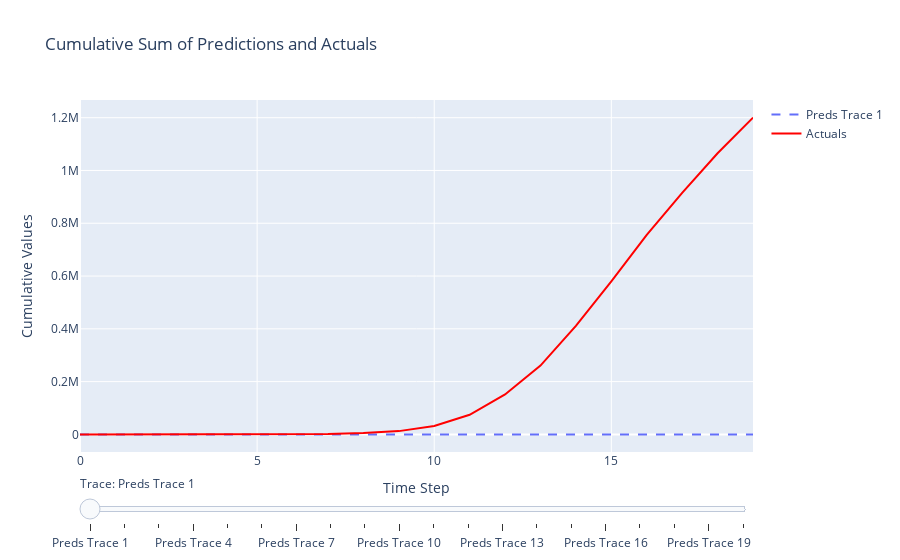

Source (notebook cell):
### Code cell
fig5.show()

### Figure 1 — Plotly figure (JSON) as saved in the notebook; plotly's stock layout.template omitted (floating-point values rounded to 4 significant figures)
{"data": [{"line": {"dash": "dash"}, "mode": "lines", "name": "Preds Trace 1", "type": "scatter", "visible": true, "x": [0, 1, 2, 3, 4, 5, 6, 7, 8, 9, 10, 11, 12, 13, 14, 15, 16, 17, 18, 19], "y": [0.0, 0.0, 0.0, 0.0, 0.0, 0.0, 0.0, 0.0, 0.0, 0.0, 0.0, 0.0, 0.0, 0.0, 0.0, 0.0, 0.0, 0.0, 0.0, 0.0]}, {"line": {"dash": "dash"}, "mode": "lines", "name": "Preds Trace 2", "type": "scatter", "visible": false, "x": [0, 1, 2, 3, 4, 5, 6, 7, 8, 9, 10, 11, 12, 13, 14, 15, 16, 17, 18, 19], "y": [0.0, 0.0, 0.0, 0.0, 0.0, 0.0, 0.0, 0.0, 0.0, 0.0, 0.0, 0.0, 0.0, 0.0, 0.0, 0.0, 0.0, 0.0, 0.0, 0.0]}, {"line": {"dash": "dash"}, "mode": "lines", "name": "Preds Trace 3", "type": "scatter", "visible": false, "x": [0, 1, 2, 3, 4, 5, 6, 7, 8, 9, 10, 11, 12, 13, 14, 15, 16, 17, 18, 19], "y": [0.0, 0.0, 0.0, 0.0, 0.0, 0.0, 0.0, 0.0, 0.0, 0.0, 0.0, 0.0, 0.0, 0.0, 0.0, 0.0, 0.0, 0.0, 0.0, 0.0]}, {"line": {"dash": "dash"}, "mode": "lines", "name": "Preds Trace 4", "type": "scatter", "visible": false, "x": [0, 1, 2, 3, 4, 5, 6, 7, 8, 9, 10, 11, 12, 13, 14, 15, 16, 17, 18, 19], "y": [0.0, 0.0, 0.0, 0.0, 0.0, 0.0, 0.0, 0.0, 0.0, 0.0, 0.0, 0.0, 0.0, 0.0, 0.0, 0.0, 0.0, 0.0, 0.0, 0.0]}, {"line": {"dash": "dash"}, "mode": "lines", "name": "Preds Trace 5", "type": "scatter", "visible": false, "x": [0, 1, 2, 3, 4, 5, 6, 7, 8, 9, 10, 11, 12, 13, 14, 15, 16, 17, 18, 19], "y": [0.0, 0.0, 0.0, 0.0, 0.0, 0.0, 0.0, 0.0, 0.0, 0.0, 0.0, 0.0, 0.0, 0.0, 0.0, 0.0, 0.0, 0.0, 0.0, 0.0]}, {"line": {"dash": "dash"}, "mode": "lines", "name": "Preds Trace 6", "type": "scatter", "visible": false, "x": [0, 1, 2, 3, 4, 5, 6, 7, 8, 9, 10, 11, 12, 13, 14, 15, 16, 17, 18, 19], "y": [0.0, 0.0, 0.0, 0.0, 0.0, 401.3, 846.4, 1727.0, 2433.0, 6634.0, 20930.0, 57810.0, 128000.0, 241600.0, 399300.0, 593800.0, 808100.0, 1016000.0, 1193000.0, 1317000.0]}, {"line": {"dash": "dash"}, "mode": "lines", "name": "Preds Trace 7", "type": "scatter", "visible": false, "x": [0, 1, 2, 3, 4, 5, 6, 7, 8, 9, 10, 11, 12, 13, 14, 15, 16, 17, 18, 19], "y": [0.0, 0.0, 0.0, 0.0, 0.0, 114.0, 555.3, 1434.0, 2143.0, 6385.0, 20830.0, 57990.0, 128500.0, 242300.0, 400000.0, 593900.0, 807400.0, 1014000.0, 1190000.0, 1314000.0]}, {"line": {"dash": "dash"}, "mode": "lines", "name": "Preds Trace 8", "type": "scatter", "visible": false, "x": [0, 1, 2, 3, 4, 5, 6, 7, 8, 9, 10, 11, 12, 13, 14, 15, 16, 17, 18, 19], "y": [0.0, 0.0, 0.0, 0.0, 0.0, 114.0, 762.7, 1643.0, 2372.0, 6784.0, 21880.0, 60550.0, 133200.0, 249500.0, 409300.0, 604700.0, 818700.0, 1025000.0, 1201000.0, 1324000.0]}, {"line": {"dash": "dash"}, "mode": "lines", "name": "Preds Trace 9", "type": "scatter", "visible": false, "x": [0, 1, 2, 3, 4, 5, 6, 7, 8, 9, 10, 11, 12, 13, 14, 15, 16, 17, 18, 19], "y": [0.0, 0.0, 0.0, 0.0, 0.0, 114.0, 762.7, 1983.0, 2777.0, 7717.0, 24970.0, 68650.0, 148800.0, 274100.0, 442500.0, 644500.0, 862300.0, 1071000.0, 1247000.0, 1371000.0]}, {"line": {"dash": "dash"}, "mode": "lines", "name": "Preds Trace 10", "type": "scatter", "visible": false, "x": [0, 1, 2, 3, 4, 5, 6, 7, 8, 9, 10, 11, 12, 13, 14, 15, 16, 17, 18, 19], "y": [0.0, 0.0, 0.0, 0.0, 0.0, 114.0, 762.7, 1983.0, 5662.0, 12900.0, 39880.0, 106900.0, 222700.0, 391900.0, 602700.0, 839200.0, 1078000.0, 1298000.0, 1481000.0, 1610000.0]}, {"line": {"dash": "dash"}, "mode": "lines", "name": "Preds Trace 11", "type": "scatter", "visible": false, "x": [0, 1, 2, 3, 4, 5, 6, 7, 8, 9, 10, 11, 12, 13, 14, 15, 16, 17, 18, 19], "y": [0.0, 0.0, 0.0, 0.0, 0.0, 114.0, 762.7, 1983.0, 5662.0, 12410.0, 40360.0, 109500.0, 228500.0, 401800.0, 617300.0, 858200.0, 1101000.0, 1323000.0, 1508000.0, 1638000.0]}, {"line": {"dash": "dash"}, "mode": "lines", "name": "Preds Trace 12", "type": "scatter", "visible": false, "x": [0, 1, 2, 3, 4, 5, 6, 7, 8, 9, 10, 11, 12, 13, 14, 15, 16, 17, 18, 19], "y": [0.0, 0.0, 0.0, 0.0, 0.0, 114.0, 762.7, 1983.0, 5662.0, 12410.0, 31900.0, 93760.0, 201300.0, 360300.0, 562300.0, 793200.0, 1031000.0, 1252000.0, 1437000.0, 1568000.0]}, {"line": {"dash": "dash"}, "mode": "lines", "name": "Preds Trace 13", "type": "scatter", "visible": false, "x": [0, 1, 2, 3, 4, 5, 6, 7, 8, 9, 10, 11, 12, 13, 14, 15, 16, 17, 18, 19], "y": [0.0, 0.0, 0.0, 0.0, 0.0, 114.0, 762.7, 1983.0, 5662.0, 12410.0, 31900.0, 74220.0, 140800.0, 249900.0, 405100.0, 600100.0, 817900.0, 1031000.0, 1212000.0, 1340000.0]}, {"line": {"dash": "dash"}, "mode": "lines", "name": "Preds Trace 14", "type": "scatter", "visible": false, "x": [0, 1, 2, 3, 4, 5, 6, 7, 8, 9, 10, 11, 12, 13, 14, 15, 16, 17, 18, 19], "y": [0.0, 0.0, 0.0, 0.0, 0.0, 114.0, 762.7, 1983.0, 5662.0, 12410.0, 31900.0, 74220.0, 151400.0, 254800.0, 403400.0, 591800.0, 804400.0, 1013000.0, 1191000.0, 1316000.0]}, {"line": {"dash": "dash"}, "mode": "lines", "name": "Preds Trace 15", "type": "scatter", "visible": false, "x": [0, 1, 2, 3, 4, 5, 6, 7, 8, 9, 10, 11, 12, 13, 14, 15, 16, 17, 18, 19], "y": [0.0, 0.0, 0.0, 0.0, 0.0, 114.0, 762.7, 1983.0, 5662.0, 12410.0, 31900.0, 74220.0, 151400.0, 260800.0, 407200.0, 592800.0, 802700.0, 1009000.0, 1184000.0, 1307000.0]}, {"line": {"dash": "dash"}, "mode": "lines", "name": "Preds Trace 16", "type": "scatter", "visible": false, "x": [0, 1, 2, 3, 4, 5, 6, 7, 8, 9, 10, 11, 12, 13, 14, 15, 16, 17, 18, 19], "y": [0.0, 0.0, 0.0, 0.0, 0.0, 114.0, 762.7, 1983.0, 5662.0, 12410.0, 31900.0, 74220.0, 151400.0, 260800.0, 411100.0, 600400.0, 812700.0, 1020000.0, 1197000.0, 1320000.0]}, {"line": {"dash": "dash"}, "mode": "lines", "name": "Preds Trace 17", "type": "scatter", "visible": false, "x": [0, 1, 2, 3, 4, 5, 6, 7, 8, 9, 10, 11, 12, 13, 14, 15, 16, 17, 18, 19], "y": [0.0, 0.0, 0.0, 0.0, 0.0, 114.0, 762.7, 1983.0, 5662.0, 12410.0, 31900.0, 74220.0, 151400.0, 260800.0, 411100.0, 579900.0, 794400.0, 1004000.0, 1181000.0, 1305000.0]}, {"line": {"dash": "dash"}, "mode": "lines", "name": "Preds Trace 18", "type": "scatter", "visible": false, "x": [0, 1, 2, 3, 4, 5, 6, 7, 8, 9, 10, 11, 12, 13, 14, 15, 16, 17, 18, 19], "y": [0.0, 0.0, 0.0, 0.0, 0.0, 114.0, 762.7, 1983.0, 5662.0, 12410.0, 31900.0, 74220.0, 151400.0, 260800.0, 411100.0, 579900.0, 756300.0, 965400.0, 1143000.0, 1267000.0]}, {"line": {"dash": "dash"}, "mode": "lines", "name": "Preds Trace 19", "type": "scatter", "visible": false, "x": [0, 1, 2, 3, 4, 5, 6, 7, 8, 9, 10, 11, 12, 13, 14, 15, 16, 17, 18, 19], "y": [0.0, 0.0, 0.0, 0.0, 0.0, 114.0, 762.7, 1983.0, 5662.0, 12410.0, 31900.0, 74220.0, 151400.0, 260800.0, 411100.0, 579900.0, 756300.0, 915100.0, 1093000.0, 1217000.0]}, {"line": {"dash": "dash"}, "mode": "lines", "name": "Preds Trace 20", "type": "scatter", "visible": false, "x": [0, 1, 2, 3, 4, 5, 6, 7, 8, 9, 10, 11, 12, 13, 14, 15, 16, 17, 18, 19], "y": [0.0, 0.0, 0.0, 0.0, 0.0, 114.0, 762.7, 1983.0, 5662.0, 12410.0, 31900.0, 74220.0, 151400.0, 260800.0, 411100.0, 579900.0, 756300.0, 915100.0, 1065000.0, 1190000.0]}, {"line": {"color": "red", "dash": "solid"}, "mode": "lines", "name": "Actuals", "type": "scatter", "visible": true, "x": [0, 1, 2, 3, 4, 5, 6, 7, 8, 9, 10, 11, 12, 13, 14, 15, 16, 17, 18, 19], "y": [0.0, 0.0, 0.0, 0.0, 0.0, 114.0, 762.7, 1983.0, 5662.0, 12410.0, 31900.0, 74220.0, 151400.0, 260800.0, 411100.0, 579900.0, 756300.0, 915100.0, 1065000.0, 1200000.0]}], "layout": {"sliders": [{"active": 0, "currentvalue": {"prefix": "Trace: "}, "pad": {"t": 20}, "steps": [{"args": [{"visible": [true, false, false, false, false, false, false, false, false, false, false, false, false, false, false, false, false, false, false, false, true]}], "label": "Preds Trace 1", "method": "update"}, {"args": [{"visible": [false, true, false, false, false, false, false, false, false, false, false, false, false, false, false, false, false, false, false, false, true]}], "label": "Preds Trace 2", "method": "update"}, {"args": [{"visible": [false, false, true, false, false, false, false, false, false, false, false, false, false, false, false, false, false, false, false, false, true]}], "label": "Preds Trace 3", "method": "update"}, {"args": [{"visible": [false, false, false, true, false, false, false, false, false, false, false, false, false, false, false, false, false, false, false, false, true]}], "label": "Preds Trace 4", "method": "update"}, {"args": [{"visible": [false, false, false, false, true, false, false, false, false, false, false, false, false, false, false, false, false, false, false, false, true]}], "label": "Preds Trace 5", "method": "update"}, {"args": [{"visible": [false, false, false, false, false, true, false, false, false, false, false, false, false, false, false, false, false, false, false, false, true]}], "label": "Preds Trace 6", "method": "update"}, {"args": [{"visible": [false, false, false, false, false, false, true, false, false, false, false, false, false, false, false, false, false, false, false, false, true]}], "label": "Preds Trace 7", "method": "update"}, {"args": [{"visible": [false, false, false, false, false, false, false, true, false, false, false, false, false, false, false, false, false, false, false, false, true]}], "label": "Preds Trace 8", "method": "update"}, {"args": [{"visible": [false, false, false, false, false, false, false, false, true, false, false, false, false, false, false, false, false, false, false, false, true]}], "label": "Preds Trace 9", "method": "update"}, {"args": [{"visible": [false, false, false, false, false, false, false, false, false, true, false, false, false, false, false, false, false, false, false, false, true]}], "label": "Preds Trace 10", "method": "update"}, {"args": [{"visible": [false, false, false, false, false, false, false, false, false, false, true, false, false, false, false, false, false, false, false, false, true]}], "label": "Preds Trace 11", "method": "update"}, {"args": [{"visible": [false, false, false, false, false, false, false, false, false, false, false, true, false, false, false, false, false, false, false, false, true]}], "label": "Preds Trace 12", "method": "update"}, {"args": [{"visible": [false, false, false, false, false, false, false, false, false, false, false, false, true, false, false, false, false, false, false, false, true]}], "label": "Preds Trace 13", "method": "update"}, {"args": [{"visible": [false, false, false, false, false, false, false, false, false, false, false, false, false, true, false, false, false, false, false, false, true]}], "label": "Preds Trace 14", "method": "update"}, {"args": [{"visible": [false, false, false, false, false, false, false, false, false, false, false, false, false, false, true, false, false, false, false, false, true]}], "label": "Preds Trace 15", "method": "update"}, {"args": [{"visible": [false, false, false, false, false, false, false, false, false, false, false, false, false, false, false, true, false, false, false, false, true]}], "label": "Preds Trace 16", "method": "update"}, {"args": [{"visible": [false, false, false, false, false, false, false, false, false, false, false, false, false, false, false, false, true, false, false, false, true]}], "label": "Preds Trace 17", "method": "update"}, {"args": [{"visible": [false, false, false, false, false, false, false, false, false, false, false, false, false, false, false, false, false, true, false, false, true]}], "label": "Preds Trace 18", "method": "update"}, {"args": [{"visible": [false, false, false, false, false, false, false, false, false, false, false, false, false, false, false, false, false, false, true, false, true]}], "label": "Preds Trace 19", "method": "update"}, {"args": [{"visible": [false, false, false, false, false, false, false, false, false, false, false, false, false, false, false, false, false, false, false, true, true]}], "label": "Preds Trace 20", "method": "update"}]}], "title": {"text": "Cumulative Sum of Predictions and Actuals"}, "xaxis": {"title": {"text": "Time Step"}}, "yaxis": {"title": {"text": "Cumulative Values"}}}}
